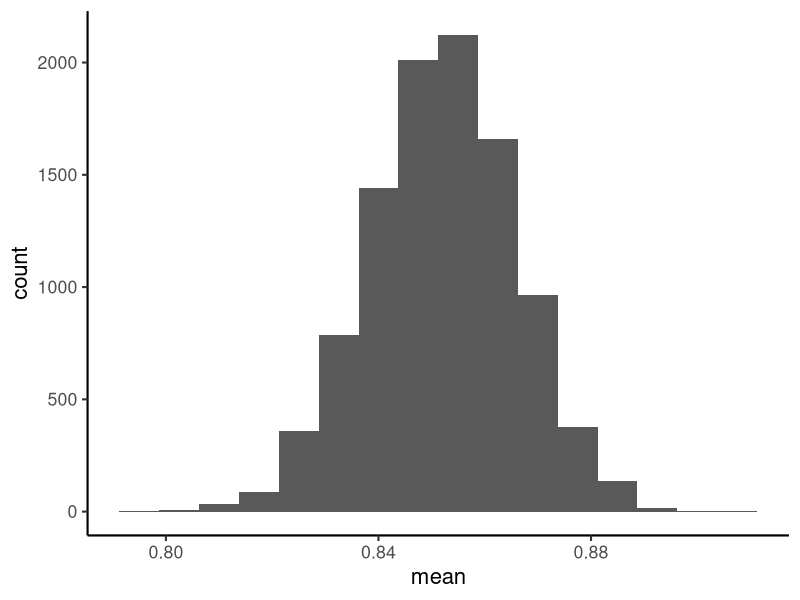
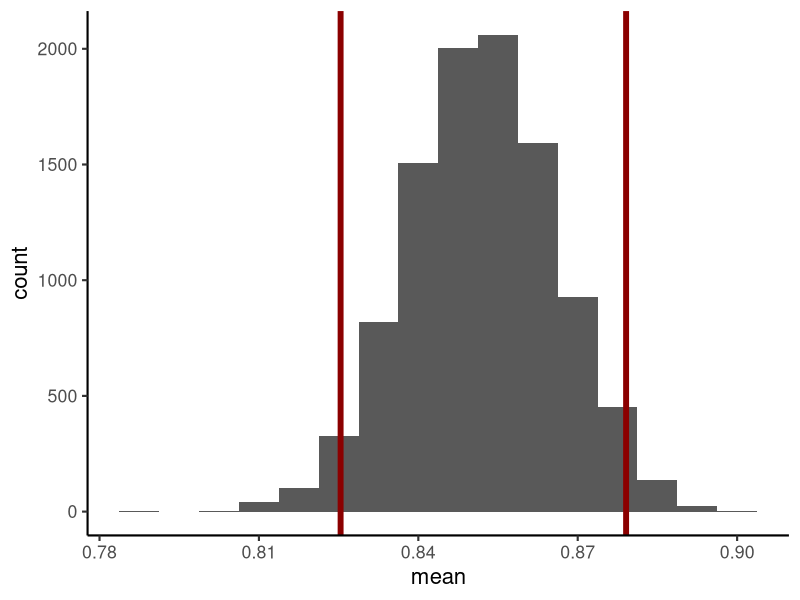
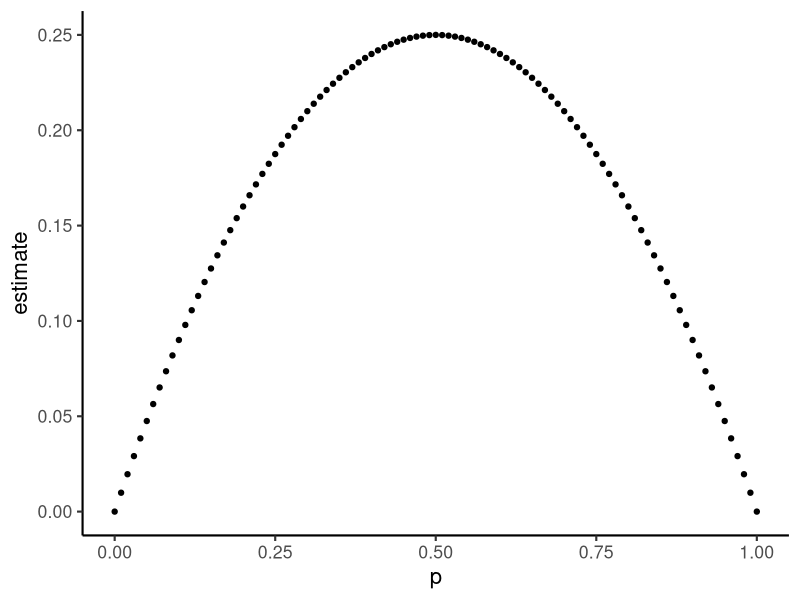
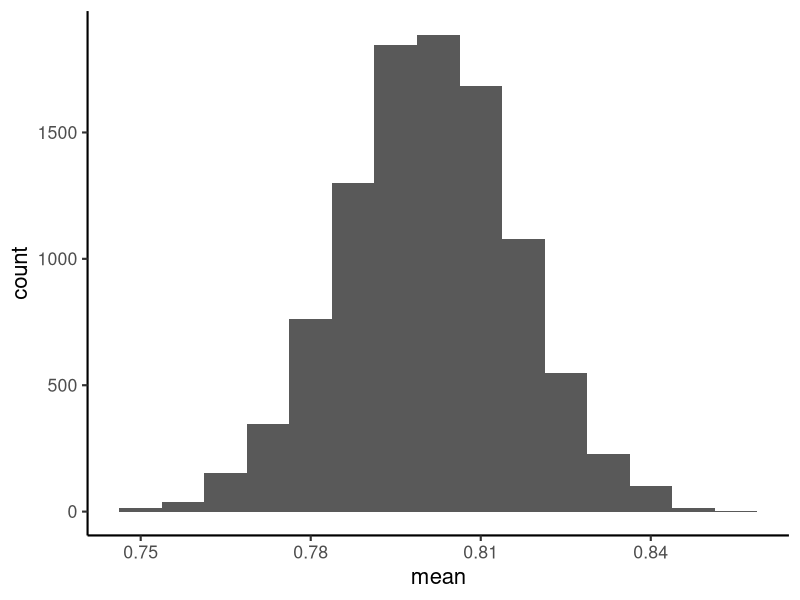

Source code (R) for these figures, in order:
## ---- chunk 1
library(tidyverse)

theme_set(theme_classic(base_size = 16))
## ---- chunk 2
correct <- 571
incorrect <- 99
N <- correct + incorrect


p <- correct/N
p
## ---- chunk 3
empirical_sample <- c(rep("Correct", correct), rep("Incorrect", incorrect))

glimpse(empirical_sample)

sample_func <- function(){
  hypothetical_sample <- sample(empirical_sample, N, replace = TRUE)
  mean(hypothetical_sample == "Correct")
}

sample_func()
## ---- chunk 4
sample_means <- data_frame(sample = 1:10000,
                           mean = replicate(10000,sample_func()))

ggplot(sample_means, aes(x = mean)) + 
  geom_histogram(binwidth = .0075)
## ---- chunk 5
sample_means <- data_frame(sample = 1:10000,
                           mean = replicate(10000,sample_func()))

pop_mean_estimate <- mean(sample_means$mean)
pop_mean_estimate

sample_mean_sd <- sd(sample_means$mean)
sample_mean_sd

predicted_mean_sd <- sqrt((correct/N)*(incorrect/N)/N)
predicted_mean_sd
## ---- chunk 6
sample_means <- data_frame(sample = 1:10000,
                           mean = replicate(10000,sample_func()))

ggplot(sample_means, aes(x = mean)) + 
  geom_histogram(binwidth = .0075) + 
  geom_vline(aes(xintercept = quantile(sample_means$mean,.025)), 
             color = "darkred", size = 2) +
  geom_vline(aes(xintercept = quantile(sample_means$mean,.975)), 
             color = "darkred", size = 2)

## ---- chunk 7
sample_means <- data_frame(sample = 1:10000,
                           mean = replicate(10000,sample_func()))

sample_mean_quantiles <- quantile(sample_means$mean, probs = c(.025, .975))
sample_mean_quantiles


predicted_mean_quantiles <- c((correct/N) - 1.96 * 
                                sqrt((correct/N) *(incorrect/N)/N),
                              (correct/N) + 1.96 *
                                sqrt((correct/N) *(incorrect/N)/N))

predicted_mean_quantiles
## ---- chunk 8

p_check <- data_frame(p = seq(0, 1, .01)) %>%
  mutate(estimate = p * (1-p))

glimpse(p_check)

ggplot(data = p_check, aes(x = p, y = estimate)) +
  geom_point()

## ---- chunk 9
correct <- 571
incorrect <- 99
N <- correct + incorrect
p <- correct/N
p


chance_p <- .8

null_correct <- chance_p * N
null_incorrect <- (1-chance_p) * N

null_sample <- c(rep("Correct", null_correct), rep("Incorrect", null_incorrect))

head(null_sample)

null_func <- function(){
  hypothetical_sample <- sample(null_sample, N, replace = TRUE)
  mean(hypothetical_sample == "Correct")
}

null_func()

null_means <- data_frame(sample = 1:10000,
                         mean = replicate(10000,null_func()))

ggplot(null_means, aes(x = mean)) + 
  geom_histogram(binwidth = .0075)


null_quantiles <- quantile(null_means$mean, probs = c(.025, .975))
null_quantiles

null_correct
## ---- chunk 10
chance_p <- .8

null_correct <- chance_p * N
null_incorrect <- (1-chance_p) * N


predicted_null_quantiles <- c((null_correct/N) - 1.96 * 
                                sqrt((null_correct/N) *(null_incorrect/N)/N),
                              (null_correct/N) + 1.96 * 
                                sqrt((null_correct/N) *(null_incorrect/N)/N))

predicted_null_quantiles

